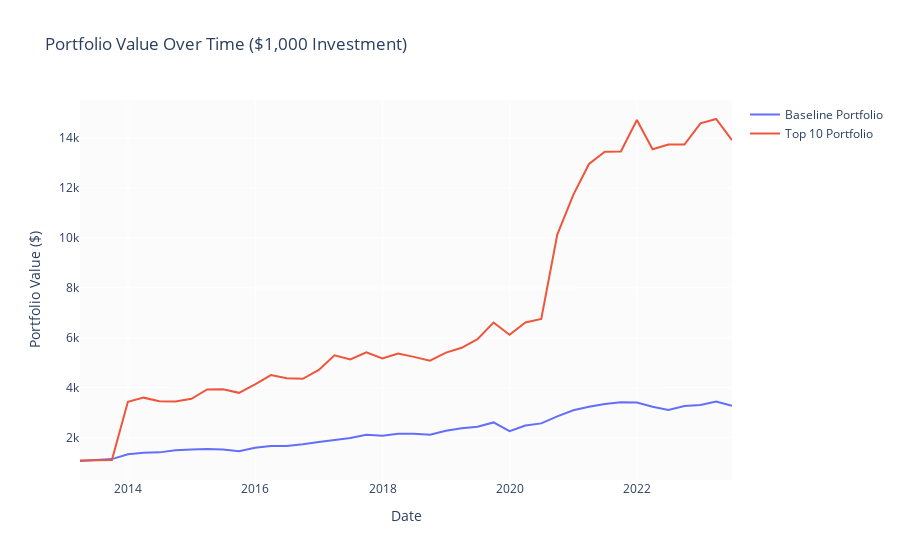

Notebook code cell kept with this figure:
### Code cell
import plotly.graph_objects as go

# Assuming you have a dataframe 'df_avg' with columns 'datadate', 'baseline_portfolio', and 'top_10'

# Calculate the cumulative return for both portfolios
df_avg['baseline_cum_return'] = (1 + df_avg['baseline']).cumprod()
df_avg['top_10_cum_return'] = (1 + df_avg['top_10']).cumprod()

# Calculate the value over time of a $1,000 investment
initial_investment = 1000
df_avg['baseline_value'] = initial_investment * df_avg['baseline_cum_return']
df_avg['top_10_value'] = initial_investment * df_avg['top_10_cum_return']

# Create the plot
fig = go.Figure()

# Add baseline portfolio trace
fig.add_trace(go.Scatter(x=df_avg['datadate'], y=df_avg['baseline_value'],
                         mode='lines', name='Baseline Portfolio'))

# Add top_10 portfolio trace
fig.add_trace(go.Scatter(x=df_avg['datadate'], y=df_avg['top_10_value'],
                         mode='lines', name='Top 10 Portfolio'))

# Update the layout
fig.update_layout(
    title='Portfolio Value Over Time ($1,000 Investment)',
    xaxis_title='Date',
    yaxis_title='Portfolio Value ($)',
)

# Show the plot
fig.show()
